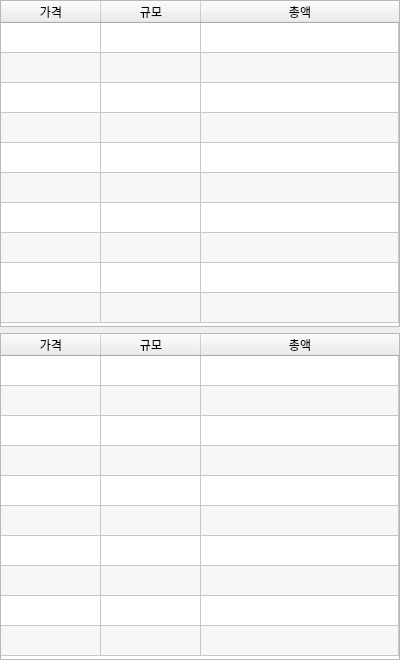
<?xml version="1.0" encoding="UTF-8"?>
<ui version="4.0">
 <class>Form</class>
 <widget class="QWidget" name="Form">
  <property name="geometry">
   <rect>
    <x>0</x>
    <y>0</y>
    <width>400</width>
    <height>660</height>
   </rect>
  </property>
  <property name="minimumSize">
   <size>
    <width>400</width>
    <height>0</height>
   </size>
  </property>
  <property name="windowTitle">
   <string>Form</string>
  </property>
  <layout class="QVBoxLayout" name="verticalLayout">
   <property name="leftMargin">
    <number>0</number>
   </property>
   <property name="topMargin">
    <number>0</number>
   </property>
   <property name="rightMargin">
    <number>0</number>
   </property>
   <property name="bottomMargin">
    <number>0</number>
   </property>
   <item>
    <widget class="QTableWidget" name="tableAsks">
     <property name="sizeAdjustPolicy">
      <enum>QAbstractScrollArea::AdjustToContents</enum>
     </property>
     <property name="autoScroll">
      <bool>false</bool>
     </property>
     <property name="autoScrollMargin">
      <number>17</number>
     </property>
     <property name="alternatingRowColors">
      <bool>true</bool>
     </property>
     <property name="rowCount">
      <number>10</number>
     </property>
     <property name="columnCount">
      <number>3</number>
     </property>
     <attribute name="horizontalHeaderHighlightSections">
      <bool>true</bool>
     </attribute>
     <attribute name="horizontalHeaderStretchLastSection">
      <bool>true</bool>
     </attribute>
     <attribute name="verticalHeaderVisible">
      <bool>false</bool>
     </attribute>
     <row/>
     <row/>
     <row/>
     <row/>
     <row/>
     <row/>
     <row/>
     <row/>
     <row/>
     <row/>
     <column>
      <property name="text">
       <string>가격</string>
      </property>
     </column>
     <column>
      <property name="text">
       <string>규모</string>
      </property>
     </column>
     <column>
      <property name="text">
       <string>총액</string>
      </property>
     </column>
    </widget>
   </item>
   <item>
    <widget class="QTableWidget" name="tableBids">
     <property name="sizeAdjustPolicy">
      <enum>QAbstractScrollArea::AdjustToContents</enum>
     </property>
     <property name="autoScroll">
      <bool>false</bool>
     </property>
     <property name="alternatingRowColors">
      <bool>true</bool>
     </property>
     <property name="rowCount">
      <number>10</number>
     </property>
     <property name="columnCount">
      <number>3</number>
     </property>
     <attribute name="horizontalHeaderStretchLastSection">
      <bool>true</bool>
     </attribute>
     <attribute name="verticalHeaderVisible">
      <bool>false</bool>
     </attribute>
     <row/>
     <row/>
     <row/>
     <row/>
     <row/>
     <row/>
     <row/>
     <row/>
     <row/>
     <row/>
     <column>
      <property name="text">
       <string>가격</string>
      </property>
     </column>
     <column>
      <property name="text">
       <string>규모</string>
      </property>
     </column>
     <column>
      <property name="text">
       <string>총액</string>
      </property>
     </column>
    </widget>
   </item>
  </layout>
 </widget>
 <resources/>
 <connections/>
</ui>
